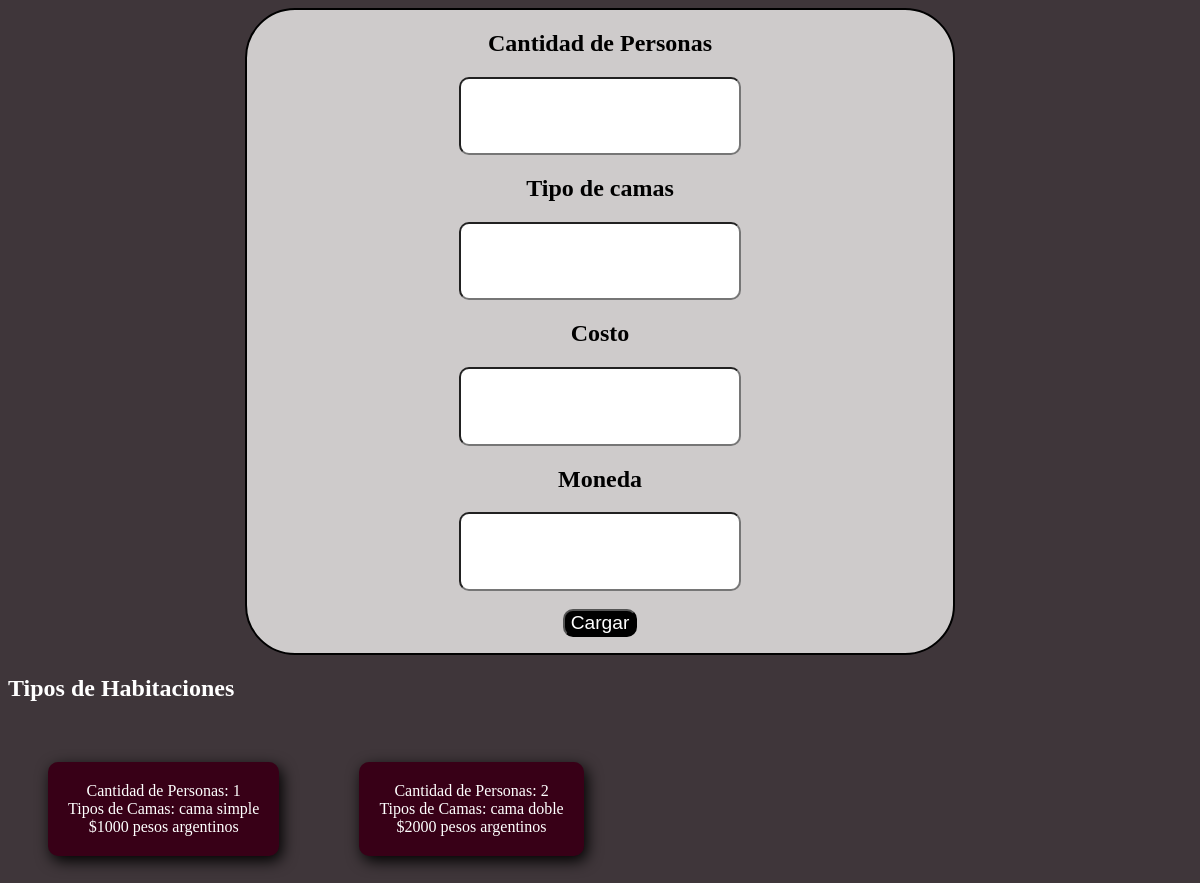
The app's page /cargarTipoHabitacion.php, older data.
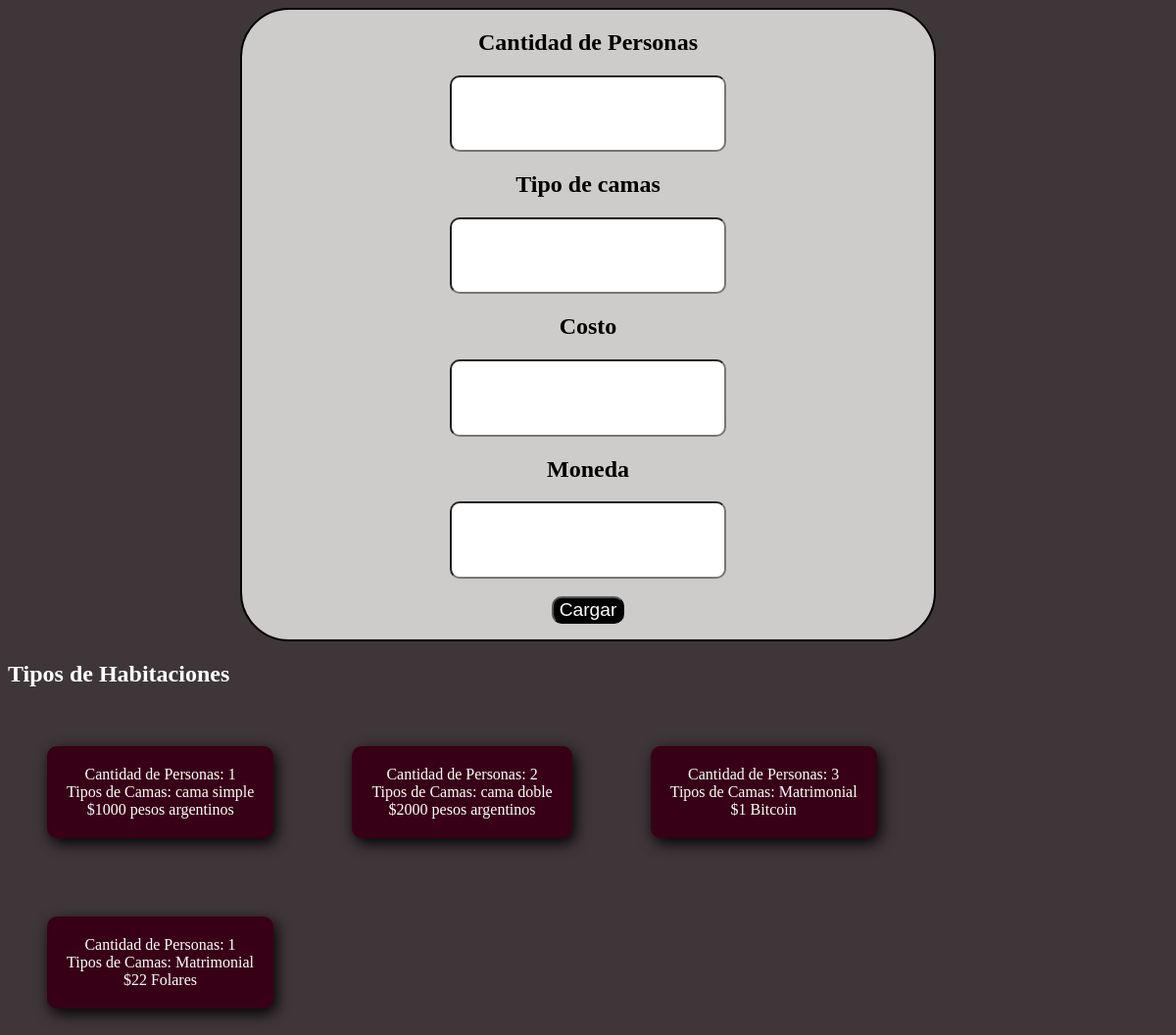
The same page, newer data.
### tables this page shows
CREATE TABLE IF NOT EXISTS `servi_habitacion` (
  `id` int NOT NULL AUTO_INCREMENT,
  `cantidad_persona` int NOT NULL,
  `descripcion` varchar(500) NOT NULL,
  `costo` int NOT NULL,
  `moneda` varchar(150) NOT NULL,
  PRIMARY KEY (`id`)
);

### cargarTipoHabitacion.php (the view, shortened to what this page needs)
<!DOCTYPE html>
<!DOCTYPE html>
<html lang="en">
<head>
    <link rel="stylesheet" href="estilo.css">
</head>
<body>
    <div class="cargar">
        <form action="" method="post">
            <h2>Cantidad de Personas</h2>
            <input type="number" name="cantPer"> <br>
            <h2>Tipo de camas</h2>
            <input type="text" name="tipo"> <br>
            <h2>Costo</h2>
            <input type="number" name="costo"> <br>
            <h2>Moneda</h2>
            <input type="text" name="moneda"> <br>
            <br>
            <button id="guardar">Cargar</button>
        </form>
    </div>
    <h2 class="b">Tipos de Habitaciones</h2>
    <?php
                include('conexion.php');
                $habi = mysqli_query($conexion, "SELECT * FROM `servi_habitacion` WHERE 1");
                while ($a = mysqli_fetch_array($habi)) {
                    echo "<div class='verHabi' >";
                    echo "Cantidad de Personas: ".$a['cantidad_persona']." <br>";
                    echo "Tipos de Camas: ".$a['descripcion']." <br>";
                    echo "$".$a['costo']." ".$a['moneda'];
                    echo "</div>";
                }
        ?>
</body>
</html>

Row changes from the older to the newer data that the page shows:
added servi_habitacion: cantidad_persona "3", descripcion "Matrimonial", costo "1", moneda "Bitcoin"
added servi_habitacion: cantidad_persona "1", descripcion "Matrimonial", costo "22", moneda "Folares"
